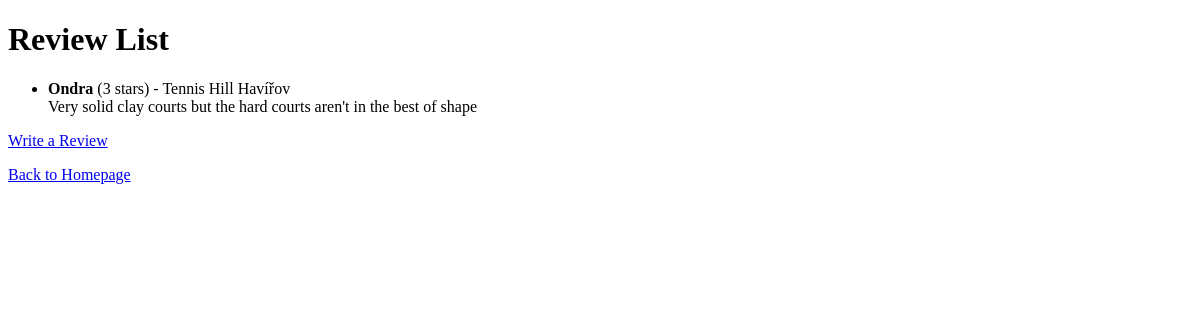
Before: /locations/reviews/ with the older database file.
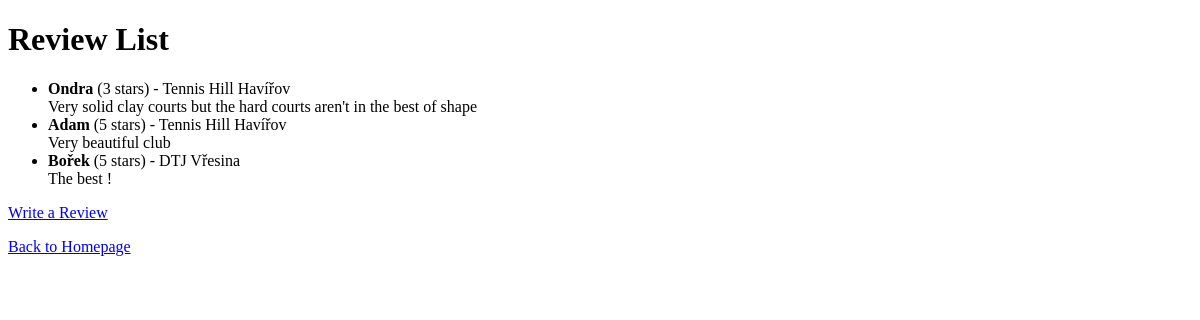
After: the same page with the newer database file.
### rezervace/models.py (models this page shows, shortened)
class Review(models.Model):
    location = models.ForeignKey(
        Location,
        on_delete=models.CASCADE,
        related_name="reviews",
        verbose_name="Location"
    )
    name = models.CharField(max_length=100, verbose_name="Name")
    rating = models.PositiveIntegerField(
        verbose_name="Rating",
        choices=[
            (1, '1 star'),
            (2, '2 stars'),
            (3, '3 stars'),
            (4, '4 stars'),
            (5, '5 stars')
        ]
    )
    comment = models.TextField(verbose_name="Comment")

class Location(models.Model):
    name = models.CharField(max_length=100)  # Název střediska
    address = models.CharField(max_length=255)  # Adresa střediska
    city = models.CharField(max_length=100)  # Město
    clay_courts = models.PositiveIntegerField(default=0)  # Počet antukových kurtů
    grass_courts = models.PositiveIntegerField(default=0)  # Počet travnatých kurtů
    hard_courts = models.PositiveIntegerField(default=0)  # Počet kurtů s tvrdým povrchem

### rezervace/views.py (the view)
# urls.py: path('reviews/', views.review_list, name='review_list'),  # URL pro seznam recenzí
def review_list(request):
    reviews = Review.objects.all()  # Načtení všech recenzí
    return render(request, 'rezervace/review_list.html', {'reviews': reviews})

### rezervace/templates/rezervace/review_list.html (shortened to what this page needs)
<!DOCTYPE html>
<html>
<head>
</head>
<body>
    <h1>Review List</h1>
    <ul>
        {% for review in reviews %}
        <li>
            <strong>{{ review.name }}</strong> ({{ review.rating }} stars) - {{ review.location.name }}
            <br>
            {{ review.comment }}
            <br>
        </li>
        {% empty %}
        <li>No reviews available.</li>
        {% endfor %}
    </ul>
    <p>
        <a href="{% url 'write_review' %}">Write a Review</a>
    </p>
    <p>
        <a href="{% url 'homepage' %}">Back to Homepage</a>
    </p>
</body>
</html>

Changed rows visible on the page:
added Review: name "Adam", rating "5", location.name "Tennis Hill Havířov", comment "Very beautiful club"
added Review: name "Bořek", rating "5", location.name "DTJ Vřesina", comment "The best !"
